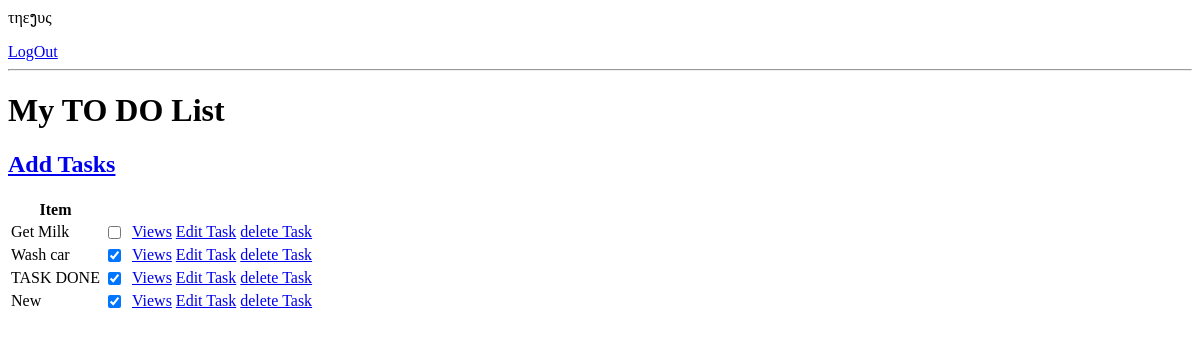
Page / (signed in) on the earlier database version.
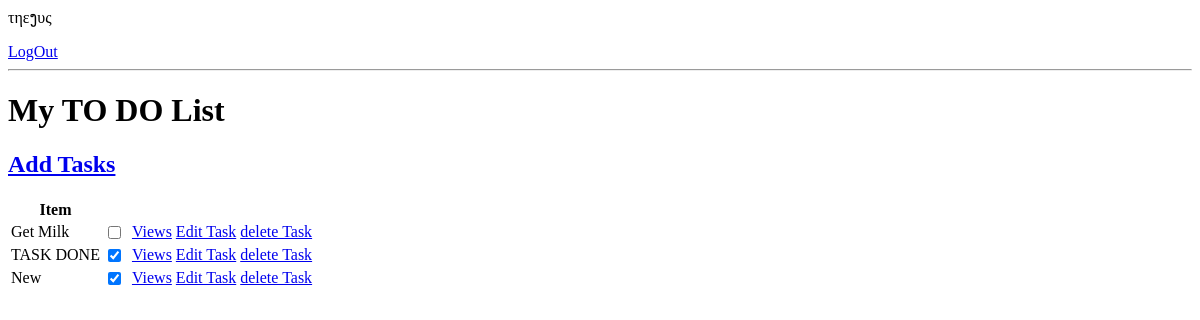
Same page on the later database version.
### base/models.py (models this page shows, shortened)
class Task(models.Model):
    user = models.ForeignKey(
        User, on_delete=models.CASCADE, null=True, blank=True)
    title = models.CharField(("Heading"), max_length=200, null=True, blank=True)
    description = models.TextField( null=True, blank=True)
    complete = models.BooleanField(default=False)
    create = models.DateTimeField( auto_now=True)
    class Meta:
        ordering = ['complete']

### base/views.py (the view)
# urls.py: path('',TaskList.as_view(),name='tasks'),
class TaskList(LoginRequiredMixin,ListView):
    model = Task
    context_object_name = 'tasks'

### base/templates/base/task_list.html
{% if request.user.is_authenticated %}
<p>{{request.user}}</p>
<a href='{% url 'logout' %}'>LogOut</a>
{% else %}
<a href='{% url 'login' %}'>LogIn</a>
{% endif %}
<hr>
<h1>My TO DO List</h1>
<h2><a href="{% url 'create-task' %}">Add Tasks</a></h2>
<table>
    <tr>
        <th>Item</th>
        <th></th>
        <th></th>
        <th></th>
        </tr>
    {% for task in tasks %}
    <tr>
        <td>{{task.title}}</td>
        <td>
            {% if task.complete %}
                <input type="checkbox" checked>
            {% else %}
                <input type="checkbox">
            {% endif %}
        <td>
        <td><a href="{% url 'task' task.id %}">Views</a></td>
        <td><a href="{% url 'update-task' task.id %}">Edit Task</a></td>
        <td><a href="{% url 'delete-task' task.id %}">delete Task</a></td>
    </tr>
    {% empty %}
        <h3>No Item</h3>
    {% endfor %}
</table>

Differences in the rows shown:
removed Task: title "Wash car"
